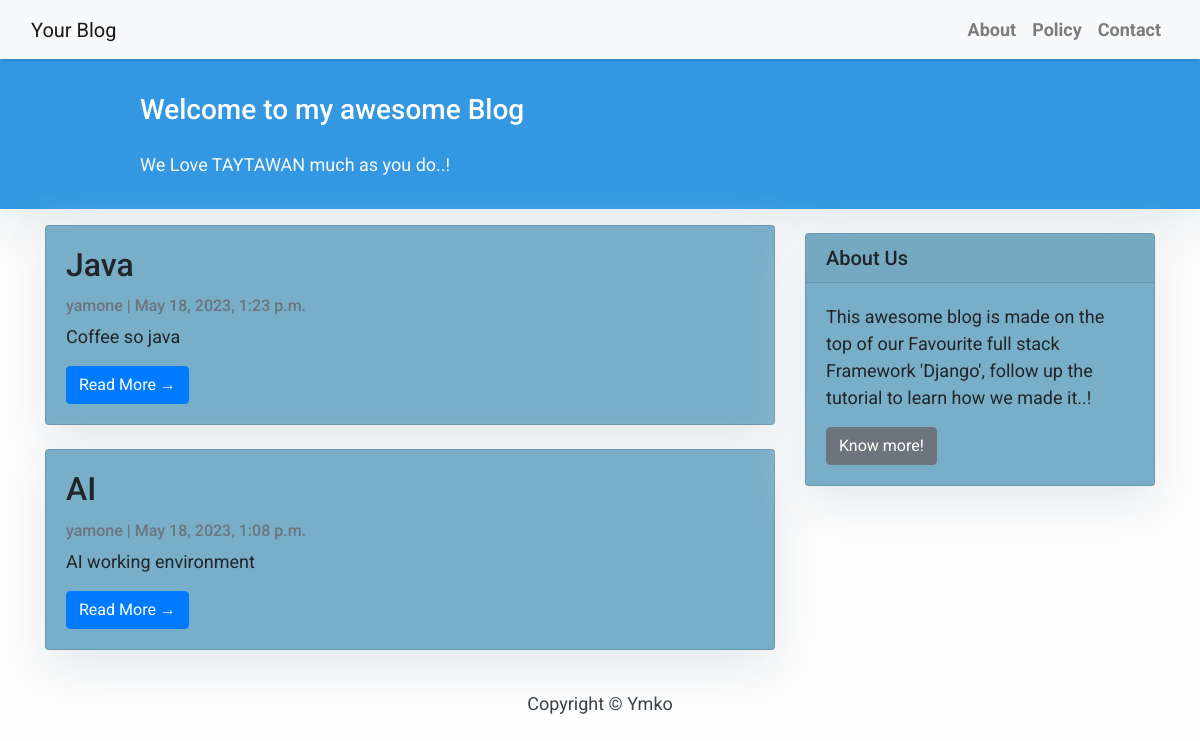
The page / on the database its author committed.
### blog/models.py (models this page shows, shortened)
class Post(models.Model):
    title = models.CharField(max_length=200, unique=True)
    slug = models.SlugField(max_length=200, unique=True)
    image = models.FileField(blank=True)
    author = models.ForeignKey(User, on_delete= models.CASCADE,related_name='blog_posts')
    updated_on = models.DateTimeField(auto_now= True)
    content = models.TextField()
    created_on = models.DateTimeField(auto_now_add=True)
    status = models.IntegerField(choices=STATUS, default=1)
    class Meta:
        ordering = ['-created_on']

### blog/views.py (the view)
# urls.py: path('', views.PostList.as_view(), name='home'),
class PostList(generic.ListView):
    queryset = Post.objects.filter(status=1).order_by('-created_on')
    template_name = 'index.html'

### templates/index.html (shortened to what this page needs)
{% extends "base.html" %}
{% block content %}
<header class="masthead">
    <div class="container">
        <div class="row">
            <div class=" col-md-8 col-md-10 mx-auto">
                <div class="site-heading">
                    <h3 class=" site-heading my-4 mt-3 text-white"> Welcome to my awesome Blog </h3>
                    <p class="text-light">We Love TAYTAWAN much as you do..! &nbsp
                    </p>
                </div>
            </div>
        </div>
    </div>
</header>
<div class="container">
    <div class="row">
        <div class="col-md-8 mt-3 left">
            {% for post in post_list %}
            <div class="card mb-4">
                <div class="card-body">
                    <h2 class="card-title">{{ post.title }}</h2>
                    <p class="card-text text-muted h6">{{ post.author }} | {{ post.created_on}} </p>
                    <p class="card-text">{{post.content|slice:":200" }}</p>
                    <a href="{% url 'detail_view' post.id  %}" class="btn btn-primary">Read More &rarr;</a>
                </div>
            </div>
            {% endfor %}
        </div>
        {% block sidebar %} {% include 'sidebar.html' %} {% endblock sidebar %}
    </div>
</div>
{%endblock%}

### templates/base.html (style rules this page uses)
body { font-family: "Roboto", sans-serif; font-size: 17px; background-color: #fdfdfd; }
.masthead { background: #3398E1; height: auto; padding-bottom: 15px; box-shadow: 0 16px 48px #E3E7EB; padding-top: 10px; }

### templates/index.html (style rules this page uses)
body { font-family: "Roboto", sans-serif; font-size: 18px; background-color: #fdfdfd; }
.card { box-shadow: 0 16px 48px #E3E7EB; background-color: #79aec8; display: flex; }

### templates/sidebar.html (style rules this page uses)
.card { box-shadow: 0 16px 48px #E3E7EB; }

### rows shown on the page
Post: title "Java", author "yamone", created_on "May 18, 2023, 1:23 p.m.", content "Coffee so java"
Post: title "AI", author "yamone", created_on "May 18, 2023, 1:08 p.m.", content "AI working environment"
